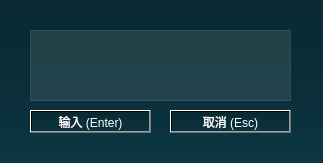
<?xml version="1.0" encoding="UTF-8"?>
<ui version="4.0">
 <class>InputWindow</class>
 <widget class="QWidget" name="InputWindow">
  <property name="geometry">
   <rect>
    <x>0</x>
    <y>0</y>
    <width>323</width>
    <height>163</height>
   </rect>
  </property>
  <property name="windowTitle">
   <string>输入文本</string>
  </property>
  <property name="windowOpacity">
   <double>0.800000000000000</double>
  </property>
  <property name="autoFillBackground">
   <bool>false</bool>
  </property>
  <property name="styleSheet">
   <string notr="true">background-color: qlineargradient(spread:pad, x1:1, y1:0, x2:1, y2:1, stop:0 rgba(10, 41, 48, 255), stop:1 rgba(7, 51, 65, 223));

color: rgb(255, 255, 255);</string>
  </property>
  <widget class="QPlainTextEdit" name="inputTextArea">
   <property name="geometry">
    <rect>
     <x>30</x>
     <y>30</y>
     <width>261</width>
     <height>71</height>
    </rect>
   </property>
   <property name="autoFillBackground">
    <bool>false</bool>
   </property>
   <property name="styleSheet">
    <string notr="true">background-color: rgba(255, 255, 255, 0.1);</string>
   </property>
  </widget>
  <widget class="QPushButton" name="enterButton">
   <property name="geometry">
    <rect>
     <x>30</x>
     <y>110</y>
     <width>121</width>
     <height>23</height>
    </rect>
   </property>
   <property name="text">
    <string>输入 (Enter)</string>
   </property>
   <property name="autoDefault">
    <bool>true</bool>
   </property>
   <property name="default">
    <bool>true</bool>
   </property>
   <property name="flat">
    <bool>false</bool>
   </property>
  </widget>
  <widget class="QPushButton" name="hideButton">
   <property name="geometry">
    <rect>
     <x>170</x>
     <y>110</y>
     <width>121</width>
     <height>23</height>
    </rect>
   </property>
   <property name="text">
    <string>取消 (Esc)</string>
   </property>
  </widget>
 </widget>
 <resources/>
 <connections/>
</ui>
